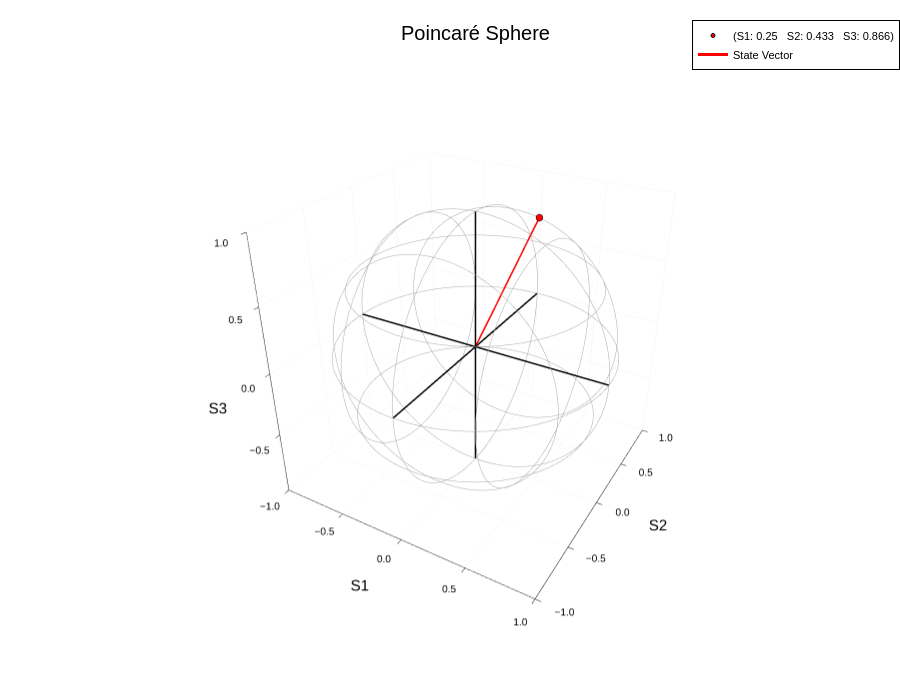

The notebook cell saved with this chart:
### Code cell
using Plots
plotly()

E_0 = 1
χ = pi/6
ψ = pi/6

S_1 = cos(2*χ)*cos(2*ψ)
S_2 = cos(2*χ)*sin(2*ψ)
S_3 = sin(2*χ)
S_0 = sqrt(S_1^2 + S_2^2 + S_3^2)

scatter3d(
    [S_1],
    [S_2], 
    [S_3],
    label = "(S1: $(round(S_1, digits=3)) \n S2: $(round(S_2, digits=3)) \n S3: $(round(S_3, digits=3)))",
    color = :red,
    markersize = 2,
    xlabel = "S1",
    ylabel = "S2",
    zlabel = "S3",
    title = "Poincaré Sphere",
    xlims = (-1, 1), 
    ylims = (-1, 1), 
    zlims = (-1, 1),
    size = (900, 700),
)

axis_lw = 3 
axis_color = :black


plot!(
    [-1, 1], 
    [0, 0], 
    [0, 0], 
    color=axis_color, 
    linewidth=axis_lw,
    label=""
)

plot!(
    [0, 0], 
    [-1, 1], 
    [0, 0], 
    color=axis_color, 
    linewidth=axis_lw,
    label=""
)

plot!(
    [0, 0], 
    [0, 0], 
    [-1, 1], 
    color=axis_color, 
    linewidth=axis_lw,
    label=""
)

u = range(0, 2π, length=100)
v = range(0, π, length=100)

xs = [cos(ui)*sin(vi) for ui in u, vi in v]
ys = [sin(ui)*sin(vi) for ui in u, vi in v]
zs = [cos(vi) for ui in u, vi in v]


wireframe!(
    xs, 
    ys, 
    zs, 
    color = :gray, 
    alpha = 0.85, 
)

plot!(
    [0, S_1], 
    [0, S_2], 
    [0, S_3],
    color = :red,
    linewidth = 3,
    label = "State Vector"
)

### Figure 1 — Plotly figure (JSON) as saved in the notebook; plotly's stock layout.template omitted (floating-point values rounded to 4 significant figures; data arrays with more than 128 entries replaced by an {"elided": "..."} marker saying what was removed)
{"data": [{"colorbar": {"len": 0.9233, "title": "", "x": 0.9956, "y": 0.505}, "legendgroup": "(S1: 0.25 \n S2: 0.433 \n S3: 0.866)", "marker": {"color": "rgba(255, 0, 0, 1.000)", "line": {"color": "rgba(0, 0, 0, 1.000)", "width": 1}, "size": 4, "symbol": "circle"}, "mode": "markers", "name": "(S1: 0.25 \n S2: 0.433 \n S3: 0.866)", "scene": "scene", "showlegend": true, "type": "scatter3d", "x": [0.25], "xaxis": "x", "y": [0.433], "yaxis": "y", "z": [0.866], "zaxis": "z"}, {"colorbar": {"len": 0.9233, "title": "", "x": 0.9956, "y": 0.505}, "legendgroup": "", "line": {"color": "rgba(0, 0, 0, 1.000)", "dash": "solid", "shape": "linear", "width": 3}, "mode": "lines", "name": "", "scene": "scene", "showlegend": false, "type": "scatter3d", "x": [-1, 1], "xaxis": "x", "y": [0, 0], "yaxis": "y", "z": [0, 0], "zaxis": "z"}, {"colorbar": {"len": 0.9233, "title": "", "x": 0.9956, "y": 0.505}, "legendgroup": "", "line": {"color": "rgba(0, 0, 0, 1.000)", "dash": "solid", "shape": "linear", "width": 3}, "mode": "lines", "name": "", "scene": "scene", "showlegend": false, "type": "scatter3d", "x": [0, 0], "xaxis": "x", "y": [-1, 1], "yaxis": "y", "z": [0, 0], "zaxis": "z"}, {"colorbar": {"len": 0.9233, "title": "", "x": 0.9956, "y": 0.505}, "legendgroup": "", "line": {"color": "rgba(0, 0, 0, 1.000)", "dash": "solid", "shape": "linear", "width": 3}, "mode": "lines", "name": "", "scene": "scene", "showlegend": false, "type": "scatter3d", "x": [0, 0], "xaxis": "x", "y": [0, 0], "yaxis": "y", "z": [-1, 1], "zaxis": "z"}, {"colorbar": {"len": 0.9233, "title": "", "x": 0.9956, "y": 0.505}, "contours": {"x": {"color": "rgba(128, 128, 128, 0.850)", "highlightwidth": 1, "show": true}, "y": {"color": "rgba(128, 128, 128, 0.850)", "highlightwidth": 1, "show": true}, "z": {"color": "rgba(128, 128, 128, 0.850)", "highlightwidth": 1, "show": true}}, "hidesurface": true, "name": "y5", "scene": "scene", "showlegend": false, "showscale": false, "type": "surface", "x": {"elided": "100x100 float values"}, "xaxis": "x", "y": {"elided": "100x100 float values"}, "yaxis": "y", "z": {"elided": "100x100 float values"}, "zaxis": "z"}, {"colorbar": {"len": 0.9233, "title": "", "x": 0.9956, "y": 0.505}, "legendgroup": "State Vector", "line": {"color": "rgba(255, 0, 0, 1.000)", "dash": "solid", "shape": "linear", "width": 3}, "mode": "lines", "name": "State Vector", "scene": "scene", "showlegend": true, "type": "scatter3d", "x": [0, 0.25], "xaxis": "x", "y": [0, 0.433], "yaxis": "y", "z": [0, 0.866], "zaxis": "z"}], "layout": {"annotations": [{"font": {"color": "rgba(0, 0, 0, 1.000)", "family": "sans-serif", "size": 20}, "rotation": 0, "showarrow": false, "text": "Poincaré Sphere", "x": 0.5282, "xanchor": "center", "xref": "paper", "y": 1, "yanchor": "top", "yref": "paper"}], "height": 700, "legend": {"bgcolor": "rgba(255, 255, 255, 1.000)", "bordercolor": "rgba(0, 0, 0, 1.000)", "borderwidth": 1, "font": {"color": "rgba(0, 0, 0, 1.000)", "family": "sans-serif", "size": 11}, "title": {"font": {"color": "rgba(0, 0, 0, 1.000)", "family": "sans-serif", "size": 15}, "text": ""}, "tracegroupgap": 0, "traceorder": "normal", "x": 1, "xanchor": "auto", "y": 1, "yanchor": "auto"}, "margin": {"b": 20, "l": 0, "r": 0, "t": 20}, "paper_bgcolor": "rgba(255, 255, 255, 1.000)", "plot_bgcolor": "rgba(255, 255, 255, 1.000)", "scene": {"aspectmode": "cube", "camera": {"eye": {"x": 1.126, "y": -1.95, "z": 1.3}, "projection": "orthographic"}, "domain": {"x": [0.06086, 0.9956], "y": [0.04332, 0.9666]}, "xaxis": {"gridcolor": "rgba(0, 0, 0, 0.100)", "gridwidth": 0.5, "linecolor": "rgba(0, 0, 0, 1.000)", "mirror": false, "range": [-1, 1], "showgrid": true, "showline": true, "showticklabels": true, "tickangle": 0, "tickcolor": "rgb(0, 0, 0)", "tickfont": {"color": "rgba(0, 0, 0, 1.000)", "family": "sans-serif", "size": 11}, "tickmode": "array", "ticks": "inside", "ticktext": ["−1.0", "−0.5", "0.0", "0.5", "1.0"], "tickvals": [-1, -0.5, 0, 0.5, 1], "title": "S1", "titlefont": {"color": "rgba(0, 0, 0, 1.000)", "family": "sans-serif", "size": 15}, "type": "-", "visible": true, "zeroline": false, "zerolinecolor": "rgba(0, 0, 0, 1.000)"}, "yaxis": {"gridcolor": "rgba(0, 0, 0, 0.100)", "gridwidth": 0.5, "linecolor": "rgba(0, 0, 0, 1.000)", "mirror": false, "range": [-1, 1], "showgrid": true, "showline": true, "showticklabels": true, "tickangle": 0, "tickcolor": "rgb(0, 0, 0)", "tickfont": {"color": "rgba(0, 0, 0, 1.000)", "family": "sans-serif", "size": 11}, "tickmode": "array", "ticks": "inside", "ticktext": ["−1.0", "−0.5", "0.0", "0.5", "1.0"], "tickvals": [-1, -0.5, 0, 0.5, 1], "title": "S2", "titlefont": {"color": "rgba(0, 0, 0, 1.000)", "family": "sans-serif", "size": 15}, "type": "-", "visible": true, "zeroline": false, "zerolinecolor": "rgba(0, 0, 0, 1.000)"}, "zaxis": {"gridcolor": "rgba(0, 0, 0, 0.100)", "gridwidth": 0.5, "linecolor": "rgba(0, 0, 0, 1.000)", "mirror": false, "range": [-1, 1], "showgrid": true, "showline": true, "showticklabels": true, "tickangle": 0, "tickcolor": "rgb(0, 0, 0)", "tickfont": {"color": "rgba(0, 0, 0, 1.000)", "family": "sans-serif", "size": 11}, "tickmode": "array", "ticks": "inside", "ticktext": ["−1.0", "−0.5", "0.0", "0.5", "1.0"], "tickvals": [-1, -0.5, 0, 0.5, 1], "title": "S3", "titlefont": {"color": "rgba(0, 0, 0, 1.000)", "family": "sans-serif", "size": 15}, "type": "-", "visible": true, "zeroline": false, "zerolinecolor": "rgba(0, 0, 0, 1.000)"}}, "showlegend": true, "width": 900}}
